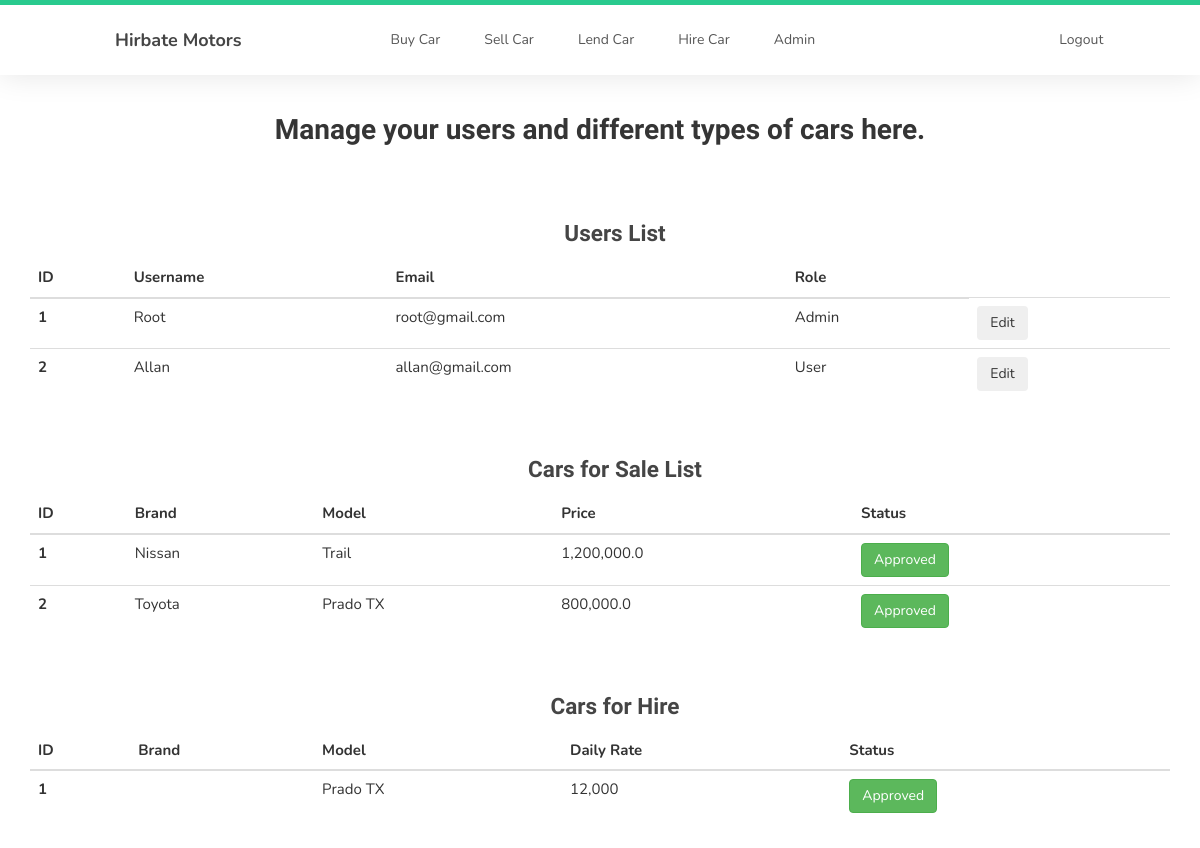
Page /admin (signed in) on the earlier database version.
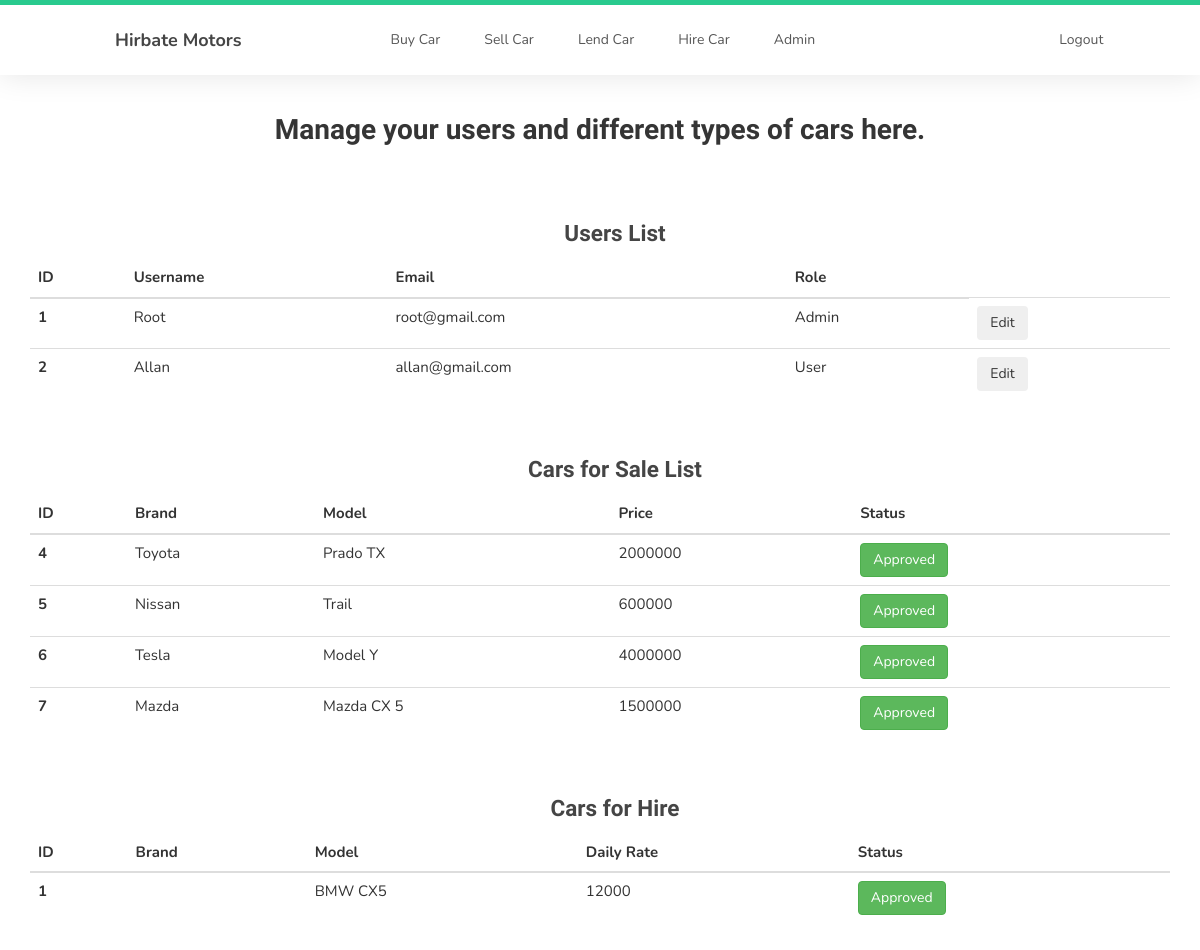
Same page on the later database version.
### car_dealer/models.py (models this page shows, shortened)
class User(db.Model, UserMixin):
    id = db.Column(db.Integer, primary_key=True)
    username = db.Column(db.String(20), unique=True, nullable=False)
    email = db.Column(db.String(80), unique=True, nullable=False)
    password = db.Column(db.String(120), nullable=False)
    date_added = db.Column(db.DateTime, default=datetime.utcnow())
    is_admin = db.Column(db.Boolean, nullable=False, default=False)
    sale_reference = db.relationship('Car', backref='Owner', lazy=True)
    hire_reference = db.relationship('LendCar', backref='Owner', lazy=True)

class Car(db.Model):
    id = db.Column(db.Integer, primary_key=True)
    condition = db.Column(db.String, nullable=False)
    gearbox = db.Column(db.String, nullable=False)
    color = db.Column(db.String, nullable=False)
    make = db.Column(db.String(50), nullable=False)
    mileage = db.Column(db.Integer, nullable=False)
    price = db.Column(db.Integer, nullable=False)
    model = db.Column(db.String(50), nullable=False)
    fuel = db.Column(db.String, nullable=False)
    seats = db.Column(db.Integer, nullable=False)
    mfg_year = db.Column(db.Integer, nullable=False)
    engine_size = db.Column(db.Integer, nullable=False)
    description = db.Column(db.Text, nullable=False)
    is_approved = db.Column(db.Boolean, nullable=False, default=False)
    user_id = db.Column(db.Integer, db.ForeignKey('user.id'), nullable=False)
    photo_reference = db.relationship('SellPhotos', backref='Car', lazy=True)

class LendCar(db.Model):
    __tablename__ = 'lendcar'
    id = db.Column(db.Integer, primary_key=True)
    brand = db.Column(db.String(40), nullable=False)
    model = db.Column(db.String(40), nullable=False)
    gearbox = db.Column(db.String, nullable=False)
    color = db.Column(db.String, nullable=False)
    daily_rate = db.Column(db.Integer, nullable=False)
    fuel = db.Column(db.String, nullable=False)
    seats = db.Column(db.Integer, nullable=False)
    description = db.Column(db.Text, nullable=False)
    is_approved = db.Column(db.Boolean, nullable=False, default=False)
    user_id = db.Column(db.Integer, db.ForeignKey('user.id'), nullable=False)
    photo_reference = db.relationship('HirePhotos', backref='Car', lazy=True)

### car_dealer/routes.py (the view)
@app.route('/admin', methods=['GET', 'POST'])
@login_required
def admin():
    if current_user.is_admin:
        users = User.query.all()
        cars_for_sale = Car.query.all()
        cars_for_hire = LendCar.query.all()
        return render_template('admin.html', title='Account Page', users=users, cars_for_sale=cars_for_sale,
                               cars_for_hire=cars_for_hire)
    else:
        abort(404)

### car_dealer/models.py (called while the page is built)
@login_manager.user_loader
def load_user(user_id):
    return User.query.get(int(user_id))

### car_dealer/templates/admin.html
{% extends 'layout.html' %}
{% block content %}
    <div class="container" style="margin-top: 2rem; font-family: Helvetica, Arial, sans-serif; text-align: center">
        <h2>Manage your users and different types of cars here.</h2>
    </div>
    <div class="row" id="AdminTables">
        <div class="col-md-12 mt-4 mb-4">
            <div class="container" style="text-align: center">
                <h3>Users List</h3>
            </div>
            <table class="table table-dark">
              <thead>
                <tr>
                  <th scope="col">ID</th>
                  <th scope="col">Username</th>
                  <th scope="col">Email</th>
                  <th scope="col">Role</th>
                </tr>
              </thead>
              <tbody>
                {% for user in users %}
                    <tr>
                      <th scope="row">{{ user.id }}</th>
                      <td>{{ user.username }}</td>
                      <td>{{ user.email }}</td>
                      {% if user.is_admin %}
                          <td>Admin</td>
                      {% else %}
                          <td>User</td>
                      {% endif %}
                      <td><button type="button" class="btn btn-secondary">Edit</button></td>
                    </tr>
                {% endfor %}
              </tbody>
            </table>
        </div>
        <div class="col-md-12 mt-4 mb-4">
            <div class="container" style="text-align: center">
                <h3>Cars for Sale List</h3>
            </div>
            <table class="table table-dark">
              <thead>
                <tr>
                  <th scope="col">ID</th>
                  <th scope="col">Brand</th>
                  <th scope="col">Model</th>
                  <th scope="col">Price</th>
                  <th scope="col">Status</th>
                </tr>
              </thead>
              <tbody>
                {% for car in cars_for_sale %}
                    <tr>
                      <th scope="row">{{ car.id }}</th>
                      <td>{{ car.make }}</td>
                      <td>{{ car.model }}</td>
                      <td>{{ car.price }}</td>
                      {% if car.is_approved %}
                            <td><a href="{{ url_for('car_sales_info', car_id=car.id)}}"><button type="button" class="btn btn-success">Approved</button></a></td>
                      {% else %}
                            <td><a href="{{ url_for('car_sales_info', car_id=car.id)}}"><button type="button" class="btn btn-warning">Pending</button></a></td>
                      {% endif %}
                    </tr>
                {% endfor %}
              </tbody>
            </table>
        </div>
        <div class="col-md-12 mt-4 mb-4">
            <div class="container" style="text-align: center">
                <h3>Cars for Hire</h3>
            </div>
            <table class="table table-dark">
              <thead>
                <tr>
                  <th scope="col">ID</th>
                  <th scope="col">Brand</th>
                  <th scope="col">Model</th>
                  <th scope="col">Daily Rate</th>
                  <th scope="col">Status</th>
                </tr>
              </thead>
              <tbody>
                {% for car in cars_for_hire %}
                    <tr>
                      <th scope="row">{{ car.id }}</th>
                      <td>{{ car.make }}</td>
                      <td>{{ car.model }}</td>
                      <td>{{ car.daily_rate }}</td>
                      {% if car.is_approved %}
                            <td><a href="{{ url_for('car_hire_info', car_id=car.id)}}"><button type="button" class="btn btn-success">Approved</button></a></td>
                      {% else %}
                            <td><a href="{{ url_for('car_hire_info', car_id=car.id)}}"><button type="button" class="btn btn-warning">Pending</button></a></td>
                      {% endif %}
                    </tr>
                {% endfor %}
              </tbody>
            </table>
        </div>
    </div>
{% endblock %}

### car_dealer/templates/layout.html (shortened to what this page needs)
<!DOCTYPE html>
<html lang="en">
<head>
     <link rel="stylesheet" href="../static/css/bootstrap.min.css">
     <link rel="stylesheet" href="../static/css/font-awesome.min.css">
     <link rel="stylesheet" href="../static/css/owl.carousel.css">
     <link rel="stylesheet" href="../static/css/owl.theme.default.min.css">
     <link rel="stylesheet" href="../static/css/style.css">
</head>
<body>
     <nav id="top" data-spy="scroll" data-target=".navbar-collapse" data-offset="50">
          <section class="navbar custom-navbar navbar-fixed-top" role="navigation">
               <div class="container-fluid" style="margin-left: 100px;">
                    <div class="navbar-header">
                         <a class="navbar-brand" href="{{ url_for ('home') }}"> Hirbate Motors</a>
                    </div>
                    <div class="collapse navbar-collapse">
                         <ul class="nav navbar-nav navbar-nav-first">
                              {% if current_user.is_authenticated and current_user.is_admin %}
                                   <li><a href="{{url_for('buy_car')}}">Buy Car</a></li>
                                   <li><a href="{{ url_for ('sell_car') }}">Sell Car</a></li>
                                   <li><a href="{{ url_for ('lend_car') }}">Lend Car</a></li>
                                   <li><a href="{{ url_for ('hire_car') }}">Hire Car</a></li>
                                   <li><a class="ms-auto" href="{{ url_for ('admin') }}">Admin</a></li>
                              {% endif %}
                              {% if current_user.is_authenticated %}
                                   <li><a class="ms-auto" style="margin-left: 200px;" href="{{ url_for ('logout') }}">Logout</a></li>
                              {% else %}
                                   <li><a class="ms-auto" style="margin-left: 200px;" href="{{ url_for ('register') }}">Register</a></li>
                                   <li><a class="ms-auto" href="{{ url_for ('login') }}">Login</a></li>
                              {% endif %}
                         </ul>
                    </div>
               </div>
          </section>
     </nav>
     {% block content %}
     {% endblock content %}
</body>
</html>

### car_dealer/static/css/style.css (style rules this page uses)
body { background: #ffffff; font-family: 'Nunito', sans-serif; overflow-x: hidden; padding-top: 10px; }
h1,h2,h3,h4,h5,h6 { font-family: 'Muli', sans-serif; font-weight: bold; line-height: inherit; }
h2 { color: #353535; font-size: 2em; padding-bottom: 10px; }
h3 { font-size: 1.5em; }
h3, h3 a { color: #454545; }
html { -webkit-font-smoothing: antialiased; }
a { color: #252525; -webkit-transition: 0.5s; transition: 0.5s; text-decoration: none !important; }
a, input, button, .form-control { -webkit-transition: 0.5s; transition: 0.5s; }
section { position: relative; padding: 5px 0; }
.custom-navbar { background: #ffffff; border-top: 5px solid #29ca8e; border-bottom: 0; -webkit-box-shadow: 0 1px 30px rgba(0, 0, 0, 0.1); -moz-box-shadow: 0 1px 30px rgba(0, 0, 0, 0.1); box-shadow: 0 1px 30px rgba(0, 0, 0, 0.1); padding: 12px 0; margin-bottom: 0; padding: 0; }
.custom-navbar .navbar-brand { color: #454545; font-size: 18px; font-weight: bold; line-height: 40px; }
.custom-navbar .navbar-nav.navbar-nav-first { margin-left: 8em; }
.custom-navbar .nav li a { line-height: 40px; color: #575757; padding-right: 22px; padding-left: 22px; }
section, .section-background .item, .section-background .courses-thumb, .section-background .team-thumb, main > section:nth-child(even) .item, main > section:nth-child(even) .courses-thumb, main > section:nth-child(even) .team-thumb, main > section { background: #fff; }
.col-md-12 { margin-top: 0.7rem; margin-bottom: 0.7rem; }
#AdminTables { margin-top: 20px; margin-left: 15px; margin-right: 15px; font-size: 15px; }

Differences in the rows shown:
removed Car: id "1", make "Nissan", model "Trail", price "1,200,000.0"
removed Car: id "2", make "Toyota", model "Prado TX", price "800,000.0"
added Car: id "4", make "Toyota", model "Prado TX", price "2000000"
added Car: id "5", make "Nissan", model "Trail", price "600000"
added Car: id "6", make "Tesla", model "Model Y", price "4000000"
added Car: id "7", make "Mazda", model "Mazda CX 5", price "1500000"
changed LendCar id 1: model "Prado TX" → "BMW CX5"; daily_rate "12,000" → "12000"
